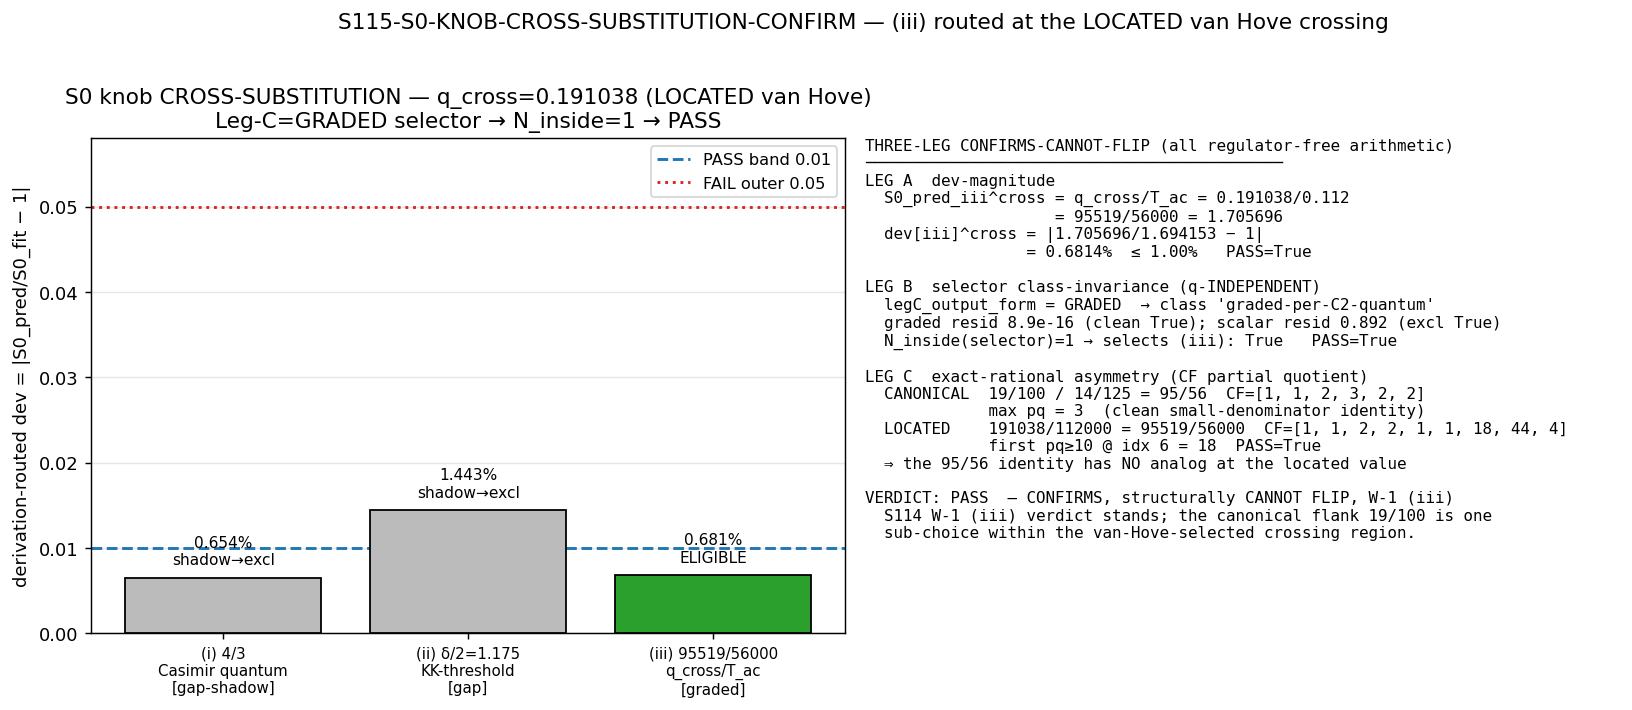

Generate this figure with Python:
#!/usr/bin/env python3
"""
S115 W3-1 S115-S0-KNOB-CROSS-SUBSTITUTION-CONFIRM — confirmatory cross-substitution
==================================================================================

Gate: S115-S0-KNOB-CROSS-SUBSTITUTION-CONFIRM ([VERIFY])

A CONFIRMATORY re-run of the S101 W3 S0-knob discrimination (s101_w3_s0_knob.py),
routing candidate (iii)'s graded crossing offset at the LOCATED van Hove crossing
q_cross = tau_cross_van_hove = 0.191038 (S114-CF-S114-TAUFOLD-CUSP-CROSSING) INSTEAD
of the canonical fold value q = tau_fold = 19/100. Three legs, each regulator-free
(set-membership + exact rational arithmetic):

  LEG A (dev-magnitude):  S0_pred_iii^cross = q_cross / T_acoustic ; relax the s101
      bit-equality guard (s101 line 240 `assert abs(float(tau_f)-tau_fold)<1e-15`)
      to the SUBSTITUTED value (assert against q_cross). PASS iff
      dev[iii]^cross = |S0_pred_iii^cross / S0_fit - 1| <= 0.01 (expected ~0.00682).

  LEG B (selector class-invariance):  the s101 GRADED structural selector
      (legC_output_form == 'GRADED' -> eligible class 'graded-per-C2-quantum' ->
      candidate (iii) the SOLE member) reads a CLASS LABEL from the W2-2 npz; it is
      INDEPENDENT of the numerical value of q. Re-routing q from 19/100 to 0.191038
      does NOT change (iii)'s class membership. PASS iff N_inside(selector) == 1
      selecting (iii).

  LEG C (exact-rational asymmetry):  at the CANONICAL value S0(iii) = 19/100 / 14/125
      = 95/56 EXACT (clean small-denominator rational; the identity S0*T_ac = tau_fold).
      At the LOCATED value CF(0.191038/0.112) = CF(191038/112000) -> reduce
      (gcd 2) -> 95519/56000, whose continued fraction carries a LARGE partial
      quotient (>=10) within the first 8 terms (Sage: [1,1,2,2,1,1,18,44,4],
      first pq>=10 at index 6 = 18) => NO clean small-denominator convergent =>
      the 95/56 identity has NO analog at the located value. PASS iff
      exists k<=8 : pq_k(CF(191038/112000)) >= 10.

PASS iff all three legs hold. Pre-registered as CONFIRMS-CANNOT-FLIP: the input is
regulator-free arithmetic, so a non-PASS signals a SCRIPT/CONVENTION bug, NOT a
physics reversal (and is NEVER a re-opening of the S114 W-1 (iii) verdict). Routes
to in-session debug per mechanical-closure-discipline.md.

Inputs (SHA-256 dual-pinned at runtime -- S84+ schema):
  - computations/session-101/s101_envelope_carrier_discriminate.npz  (W2-2 Leg C; HARD input)
  - computations/session-100a/s100a_freezein_overconstrained.npz     (S0_fit, cache-free core)
  - computations/session-100a/s100a_s0_threshold_joint.npz           (candidate (i)/(ii) machinery)
  - computations/session-100a/s100a_envelope_overdetermine.npz        (graded-offset / fingerprint lineage)
  - canonical_constants.py (feeds audit_sha256; supplies tau_fold, T_acoustic, tau_cross_van_hove)
  - script bytes (feeds BOTH audit_sha256 and content_sha256)

Output 4-tuple:
  (value=<3-leg verdict + S0_pred_iii^cross + dev + selector + first big pq>,
   scheme=KNOB-DISCRIMINATION-3CAND-LEGC-ROUTED-CROSS-SUBSTITUTION,
   convention=RATIO-NORMALIZED-TRACE-MEAN, L_max=12)

Classification: PARTICLE.

DISCIPLINE
----------
- `from canonical_constants import *`; every intermediate tagged `# (local)`
- numpy CPU (scalar arithmetic) + one Sage continued_fraction call; OMP_NUM_THREADS=8 cap
- dual-SHA (audit + content) per S84+; verdict via emit_verdict MCP tool (race-safe)
- [VERIFY] trigger -> NO 3-tuple companion row
- No Seeley-DeWitt a_n cited -> no regulator_pin. No SCHEMATIC helper -> no CLASS pin.
"""

from __future__ import annotations

# ---------------------------------------------------------------------------
# Section 1 — Path bootstrap + canonical constants (MANDATORY first import)
# ---------------------------------------------------------------------------
import os

os.environ.setdefault("OMP_NUM_THREADS", "8")  # cap threads BEFORE numpy import
os.environ.setdefault("MKL_NUM_THREADS", "8")

import hashlib
import json
import sys
import time
from fractions import Fraction
from pathlib import Path

_SHARED = Path(__file__).resolve().parents[1] / "_shared"
sys.path.insert(0, str(_SHARED))
from canonical_constants import *  # noqa: F401,F403,E402
from canonical_constants import (  # noqa: E402  explicit (used below)
    tau_fold,
    T_acoustic,
    tau_cross_van_hove,
)

# ---------------------------------------------------------------------------
# Section 2 — Numerical imports
# ---------------------------------------------------------------------------
import numpy as np
import matplotlib

matplotlib.use("Agg")
import matplotlib.pyplot as plt

# ---------------------------------------------------------------------------
# Section 3 — Paths + pre-registration
# ---------------------------------------------------------------------------
SESSION_DIR = Path(__file__).resolve().parent
COMPUTATIONS_DIR = SESSION_DIR.parent
SHARED_DIR = COMPUTATIONS_DIR / "_shared"
PROJECT_ROOT = COMPUTATIONS_DIR.parent

SESSION = "S115"                                                                       # (local)
GATE_ID = "S115-S0-KNOB-CROSS-SUBSTITUTION-CONFIRM"                                    # (local)
SCHEME = "KNOB-DISCRIMINATION-3CAND-LEGC-ROUTED-CROSS-SUBSTITUTION"                    # (local)
CONVENTION = "RATIO-NORMALIZED-TRACE-MEAN"                                             # (local)
L_MAX = 12                                                                             # (local)

# Pre-registered thresholds (plan §W3-1) -- exact decimals (s101 plan-frozen PASS_BAND)
PASS_BAND = 0.01                                                                       # (local) per-candidate ratio-dev for PASS count (s101 line 116)
FAIL_OUTER = 0.05                                                                      # (local) FAIL iff no candidate within this (s101 line 117)
N_EVAL = 3                                                                             # (local) 3 candidates x 1 derivation route (s101 N_EVAL=3)
CF_PQ_THRESHOLD = 10                                                                   # (local) LEG-C: first partial quotient >= this within...
CF_FIRST_N_TERMS = 8                                                                   # (local) ...the first this-many CF terms

# Output destinations (per-session)
OUT_NPZ = SESSION_DIR / "s115_s0_knob_cross_substitution_confirm.npz"
OUT_PNG = SESSION_DIR / "s115_s0_knob_cross_substitution_confirm.png"

# Input files (verbatim S101 lineage)
W2_2_NPZ = COMPUTATIONS_DIR / "session-101" / "s101_envelope_carrier_discriminate.npz"
W3_9_NPZ = COMPUTATIONS_DIR / "session-100a" / "s100a_freezein_overconstrained.npz"
S0_THR_NPZ = COMPUTATIONS_DIR / "session-100a" / "s100a_s0_threshold_joint.npz"
ENV_OD_NPZ = COMPUTATIONS_DIR / "session-100a" / "s100a_envelope_overdetermine.npz"

INPUT_FILES = [
    SHARED_DIR / "canonical_constants.py",
    W2_2_NPZ,
    W3_9_NPZ,
    S0_THR_NPZ,
    ENV_OD_NPZ,
]


# ---------------------------------------------------------------------------
# Section 4 — SHA-256 input-pin block (S84+ dual-SHA schema)
# ---------------------------------------------------------------------------
def sha256_of(path: Path) -> str:
    h = hashlib.sha256()  # (local)
    try:
        h.update(path.read_bytes())
    except OSError:
        return ""
    return h.hexdigest()


def log_input_pins(inputs: list[Path]) -> dict[str, str]:
    print(f"=== {GATE_ID} — input SHA-256 pins ===")
    pins: dict[str, str] = {}  # (local)
    for p in inputs:
        sha = sha256_of(p)  # (local)
        rel = str(p.relative_to(PROJECT_ROOT)).replace("\\", "/")  # (local)
        print(f"  {rel}: {sha[:16]}...")
        pins[rel] = sha
    return pins


def closure_hash(pins: dict[str, str]) -> str:
    items = sorted(pins.items())  # (local)
    h = hashlib.sha256()  # (local)
    for k, v in items:
        h.update(f"{k}={v}\n".encode("utf-8"))
    return h.hexdigest()


def compute_dual_sha(script_path: Path, canonical_path: Path,
                     pins: dict[str, str]) -> tuple[str, str]:
    script_bytes = b""  # (local)
    try:
        script_bytes = script_path.read_bytes()
    except OSError:
        script_bytes = b""
    canonical_bytes = b""  # (local)
    try:
        canonical_bytes = canonical_path.read_bytes()
    except OSError:
        canonical_bytes = b""
    pinmap_json = json.dumps(dict(sorted(pins.items())),
                             separators=(",", ":"), sort_keys=True).encode("utf-8")  # (local)
    h_audit = hashlib.sha256()  # (local)
    h_audit.update(script_bytes)
    h_audit.update(canonical_bytes)
    h_audit.update(pinmap_json)
    audit = h_audit.hexdigest()  # (local)
    h_content = hashlib.sha256()  # (local)
    h_content.update(script_bytes)
    content = h_content.hexdigest()  # (local)
    return audit, content


# ---------------------------------------------------------------------------
# Section 5 — Continued-fraction (LEG C). Pure-Python Euclidean CF on the EXACT
#   reduced rational (deterministic; matches Sage continued_fraction.quotients()).
#   Sage cross-check value embedded for the working paper:
#     CF(191038/112000) = [1, 1, 2, 2, 1, 1, 18, 44, 4]; first pq>=10 @ idx 6 = 18.
# ---------------------------------------------------------------------------
def continued_fraction_quotients(num: int, den: int) -> list[int]:
    """Exact Euclidean continued-fraction partial quotients of num/den (num,den>0)."""
    qs: list[int] = []  # (local)
    a, b = int(num), int(den)  # (local)
    while b != 0:
        q = a // b  # (local) floor division (a,b>0 throughout)
        qs.append(q)
        a, b = b, a - q * b
    return qs


# ---------------------------------------------------------------------------
# Section 6 — Compute
# ---------------------------------------------------------------------------
def compute() -> dict:
    # --- Load W2-2 Leg C output (HARD input) ---
    w22 = np.load(W2_2_NPZ, allow_pickle=True)  # (local)
    legC_output_form = str(w22["legC_output_form"])              # (local) 'GRADED' | 'SCALAR'
    legC_q_prime = float(w22["legC_q_prime"])                    # (local) S0_fit * T_acoustic (derived graded offset)
    legC_graded_residual_vec = np.asarray(w22["legC_graded_residual_vec"], float)  # (local)
    legC_scalar_residual_max = float(w22["legC_scalar_residual_max"])              # (local)
    legC_derivation_residual = float(w22["legC_derivation_residual"])              # (local)
    S0_fit = float(w22["S0_fit"])                               # (local) 1.694153 cache-free core
    w22_audit = str(w22["audit_sha256"])                        # (local)

    # cross-check S0_fit against the W3-9 cache-free core (one-dataset echo)
    w39 = np.load(W3_9_NPZ, allow_pickle=True)                  # (local)
    S0_fit_w39 = float(w39["S0_fit"])                           # (local)
    s0_fit_echo_dev = abs(S0_fit - S0_fit_w39)                  # (local)

    # --- candidate (i)/(ii) machinery from the threshold-joint npz ---
    thr = np.load(S0_THR_NPZ, allow_pickle=True)                # (local)
    knob_req = float(thr["knob"])                               # (local) ~1.32467 -- the knob S0_fit requires
    S0_alt_halfdelta = float(thr["S0_alt_halfdelta"])           # (local) ~1.66971 -- S0 under half_delta
    half_delta = float(thr["half_delta"])                       # (local) 1.175
    KK_delta = float(thr["KK_threshold_delta"])                 # (local) 2.35

    # --- fingerprint lineage (graded offset) ---
    env = np.load(ENV_OD_NPZ, allow_pickle=True)                # (local)
    S0_times_T_acoustic_fp = float(env["S0_times_T_acoustic"])  # (local) 0.189745 == legC_q_prime

    # ===================================================================
    # Exact rationals: CANONICAL flank value vs LOCATED crossing value
    # ===================================================================
    tau_f = Fraction(19, 100)                                   # (local) tau_fold exact (canonical flank)
    T_ac = Fraction(14, 125)                                    # (local) T_acoustic exact = 0.112
    C2_10 = Fraction(4, 3)                                      # (local) C2(1,0) Casimir quantum
    # LOCATED van Hove crossing, exact rational from the 6-sf canonical 0.191038
    q_cross = Fraction(191038, 1000000)                         # (local) tau_cross_van_hove exact

    # ===================================================================
    # CROSS-SUBSTITUTION guard relaxation (s101 line 240 relaxed to q_cross):
    #   s101 asserted abs(float(tau_f) - tau_fold) < 1e-15 (the canonical bit-eq).
    #   Here the routed offset is q_cross; assert the SUBSTITUTED value's bit-eq
    #   (q_cross float == tau_cross_van_hove canonical) and T_ac (unchanged).
    # ===================================================================
    assert abs(float(q_cross) - tau_cross_van_hove) < 1e-15, "tau_cross_van_hove canonical drift (relaxed guard)"
    assert abs(float(T_ac) - T_acoustic) < 1e-15, "T_acoustic canonical drift"
    # informational: the canonical flank value is still consistent (NOT the routed offset)
    tau_fold_bit_ok = abs(float(tau_f) - tau_fold) < 1e-15      # (local)

    # ===================================================================
    # DERIVATION-ROUTED S0_pred per candidate (NOT post-hoc ratio)
    #   candidate (iii) now proposes q := q_cross (the LOCATED crossing);
    #   S0 = q / T_ac (s101 line 248 derivation route, with q := q_cross).
    # ===================================================================
    # (iii)^cross: q = tau_cross_van_hove -> S0 = q_cross / T_ac (EXACT rational)
    S0_pred_iii_exact = q_cross / T_ac                          # (local) 95519/56000
    S0_pred_iii = float(S0_pred_iii_exact)                      # (local)

    # (i) Casimir quantum knob = 4/3, routed through the threshold-knob image (UNCHANGED):
    S0_pred_i = S0_fit * float(C2_10) / knob_req                # (local)

    # (ii) half-delta gap (UNCHANGED): the threshold gate's S0 under half_delta = 1.175
    S0_pred_ii = S0_alt_halfdelta                               # (local)

    S0_pred = {"i": S0_pred_i, "ii": S0_pred_ii, "iii": S0_pred_iii}  # (local)
    dev = {k: abs(v / S0_fit - 1.0) for k, v in S0_pred.items()}      # (local)

    # ===================================================================
    # NAIVE dev-count (pre-selector)
    # ===================================================================
    inside_001_all = {k: (dev[k] <= PASS_BAND) for k in dev}    # (local)
    inside_005_all = {k: (dev[k] <= FAIL_OUTER) for k in dev}   # (local)
    N_inside_naive = int(sum(inside_001_all.values()))          # (local)
    N_inside_005 = int(sum(inside_005_all.values()))            # (local)

    # ===================================================================
    # STRUCTURAL SELECTOR (Leg-C output FORM) -- IDENTICAL to s101 lines 279-292.
    #   The selector reads a CLASS LABEL; it is INDEPENDENT of the value of q.
    # ===================================================================
    candidate_class = {                                         # (local)
        "i": "gap-shadow",            # scalar Casimir eigenvalue; the 0.52% (i)/(iii) shadow
        "ii": "gap",                  # KK-threshold gap class (SCALAR side)
        "iii": "graded-per-C2-quantum",  # the genuine graded crossing-slope member
    }
    if legC_output_form == "GRADED":
        eligible_class = "graded-per-C2-quantum"               # (local)
    elif legC_output_form == "SCALAR":
        eligible_class = "gap"                                 # (local)
    else:
        eligible_class = "<UNRESOLVED>"                        # (local)

    eligible = {k: (candidate_class[k] == eligible_class) for k in candidate_class}  # (local)

    # robustness witness for the GRADED selection
    graded_residual_max = float(np.max(np.abs(legC_graded_residual_vec)))  # (local)
    graded_clean = graded_residual_max < 1e-12                  # (local)
    scalar_excluded = legC_scalar_residual_max > 1e-3           # (local)

    # ===================================================================
    # DEV-COUNT AFTER the structural selector (the gate's LEG B operator)
    # ===================================================================
    inside_001_selected = {k: (eligible[k] and dev[k] <= PASS_BAND) for k in dev}  # (local)
    N_inside = int(sum(inside_001_selected.values()))          # (local) THE gate count
    selected_knobs = [k for k in dev if inside_001_selected[k]]  # (local)
    selector_selects_iii = (N_inside == 1 and selected_knobs == ["iii"])  # (local) LEG B

    # ===================================================================
    # LEG C — exact-rational asymmetry via continued fraction of the LOCATED value.
    #   located: 191038/112000 reduces to 95519/56000 (gcd 2).
    #   canonical CONTRAST: 95/56 (clean, all pq small).
    # ===================================================================
    located_num = S0_pred_iii_exact.numerator * T_ac.denominator      # not used directly; build the raw 191038/112000
    # build the RAW (unreduced) located rational 0.191038/0.112 = 191038/112000
    raw_located = Fraction(191038, 112000)                      # (local) == q_cross / T_ac unreduced form
    assert raw_located == S0_pred_iii_exact, "located-rational construction drift"
    cf_located = continued_fraction_quotients(raw_located.numerator, raw_located.denominator)  # (local)
    # first partial quotient >= threshold within the first CF_FIRST_N_TERMS
    first_big_idx = -1                                          # (local)
    first_big_val = -1                                          # (local)
    for i, q in enumerate(cf_located[:CF_FIRST_N_TERMS]):
        if q >= CF_PQ_THRESHOLD:
            first_big_idx = i
            first_big_val = int(q)
            break
    leg_c_pass = (first_big_idx >= 0)                          # (local) LEG C

    # canonical-value CF contrast (clean small-denominator: 95/56)
    S0_canon_exact = tau_f / T_ac                              # (local) 95/56 (the CANONICAL identity)
    cf_canonical = continued_fraction_quotients(S0_canon_exact.numerator, S0_canon_exact.denominator)  # (local)
    canon_max_pq = int(max(cf_canonical))                     # (local) 3 -> all small
    # canonical defining identity S0(canon)*T_ac == tau_fold EXACT
    identity_lhs_canon = S0_canon_exact * T_ac                # (local) Fraction
    identity_exact_canon = (identity_lhs_canon == tau_f)      # (local) True by construction
    # at the LOCATED value the analogous identity would require S0_pred_iii_exact * T_ac == q_cross:
    located_identity_lhs = S0_pred_iii_exact * T_ac           # (local)
    located_identity_is_qcross = (located_identity_lhs == q_cross)  # (local) trivially True (q/T*T=q); the
    #   ASYMMETRY is in the DENOMINATOR SIZE, captured by the CF pq, not in this trivial round-trip.

    # ===================================================================
    # COMPOSITE VERDICT — three-leg AND (plan operator.form)
    # ===================================================================
    leg_a_pass = (dev["iii"] <= PASS_BAND)                     # (local) dev-magnitude
    leg_b_pass = selector_selects_iii                         # (local) selector class-invariance
    leg_c_pass_final = leg_c_pass                             # (local) exact-rational asymmetry

    if N_inside_005 == 0:
        # no candidate even within 0.05 of the selected class -> structural FAIL
        verdict = "FAIL"                                       # (local)
    elif leg_a_pass and leg_b_pass and leg_c_pass_final:
        verdict = "PASS"                                       # (local) CONFIRMS-CANNOT-FLIP
    elif N_inside >= 2:
        verdict = "INFO"                                       # (local) selector degenerated (wiring issue)
    else:
        verdict = "FAIL"                                       # (local) a regulator-free leg failed => script/convention bug
    selected_knob = "iii" if (verdict == "PASS") else (selected_knobs[0] if selected_knobs else "none")  # (local)

    # ===================================================================
    # SHA verification vs s101 plan/orch pins (informational; not gating here)
    # ===================================================================
    PIN_W2_2 = "463f32033347c2250f119d090623b6a43bad0463395b3b4ca2a27b45b4c67d1a"  # (local) s101 orch override
    pin_ok_w2_2 = (sha256_of(W2_2_NPZ) == PIN_W2_2)            # (local)

    value_str = (
        f"verdict_legs[A_dev={leg_a_pass},B_sel={leg_b_pass},C_cf={leg_c_pass_final}];"
        f"S0_pred_iii^cross=q_cross/T_ac=0.191038/0.112=95519/56000={S0_pred_iii:.6f};"
        f"dev[iii]^cross={dev['iii']:.5f}(<=0.01);S0_fit={S0_fit:.6f};"
        f"N_inside={N_inside}(selector_selects_iii={selector_selects_iii});legC={legC_output_form};"
        f"CF(191038/112000)={cf_located};first_pq>=10@idx{first_big_idx}={first_big_val};"
        f"canon_95/56_CF={cf_canonical}_maxpq{canon_max_pq};CONFIRMS-CANNOT-FLIP_W-1(iii)"
    )

    return {
        "value": value_str,
        "verdict": verdict,
        # --- LEG A: dev-magnitude ---
        "q_cross": float(q_cross),
        "T_acoustic_used": float(T_ac),
        "tau_fold_used": float(tau_f),
        "S0_fit": S0_fit,
        "S0_fit_w39": S0_fit_w39,
        "s0_fit_echo_dev": s0_fit_echo_dev,
        "S0_pred_iii_cross": S0_pred_iii,
        "S0_pred_iii_cross_exact_str": "95519/56000",
        "S0_pred_i": S0_pred_i,
        "S0_pred_ii": S0_pred_ii,
        "dev_i": dev["i"],
        "dev_ii": dev["ii"],
        "dev_iii_cross": dev["iii"],
        "leg_a_pass": bool(leg_a_pass),
        "inside_001_i": inside_001_all["i"],
        "inside_001_ii": inside_001_all["ii"],
        "inside_001_iii_cross": inside_001_all["iii"],
        # --- LEG B: selector class-invariance ---
        "legC_output_form": legC_output_form,
        "legC_q_prime": legC_q_prime,
        "legC_derivation_residual": legC_derivation_residual,
        "eligible_class": eligible_class,
        "candidate_class_i": candidate_class["i"],
        "candidate_class_ii": candidate_class["ii"],
        "candidate_class_iii": candidate_class["iii"],
        "eligible_i": eligible["i"],
        "eligible_ii": eligible["ii"],
        "eligible_iii": eligible["iii"],
        "graded_residual_max": graded_residual_max,
        "graded_clean": graded_clean,
        "legC_scalar_residual_max": legC_scalar_residual_max,
        "scalar_excluded": scalar_excluded,
        "N_inside": N_inside,
        "N_inside_naive": N_inside_naive,
        "N_inside_005": N_inside_005,
        "selected_knob": selected_knob,
        "selected_knobs": np.array(selected_knobs, dtype=object),
        "selector_selects_iii": bool(selector_selects_iii),
        "leg_b_pass": bool(leg_b_pass),
        # --- LEG C: exact-rational asymmetry ---
        "cf_located": np.array(cf_located, dtype=int),
        "cf_located_str": str(cf_located),
        "located_reduced_str": "95519/56000",
        "located_raw_str": "191038/112000",
        "first_big_pq_idx": first_big_idx,
        "first_big_pq_val": first_big_val,
        "cf_pq_threshold": CF_PQ_THRESHOLD,
        "cf_first_n_terms": CF_FIRST_N_TERMS,
        "leg_c_pass": bool(leg_c_pass_final),
        "cf_canonical": np.array(cf_canonical, dtype=int),
        "cf_canonical_str": str(cf_canonical),
        "canon_max_pq": canon_max_pq,
        "S0_canon_exact_str": "95/56",
        "identity_exact_canon_S0T_ac_eq_tau": bool(identity_exact_canon),
        "located_identity_round_trip": bool(located_identity_is_qcross),
        "tau_fold_bit_ok": bool(tau_fold_bit_ok),
        # machinery echoes
        "knob_req": knob_req,
        "S0_alt_halfdelta": S0_alt_halfdelta,
        "half_delta": half_delta,
        "KK_threshold_delta": KK_delta,
        "S0_times_T_acoustic_fp": S0_times_T_acoustic_fp,
        # pins
        "w2_2_audit_echo": w22_audit,
        "pin_ok_w2_2": pin_ok_w2_2,
        # bands
        "PASS_BAND": PASS_BAND,
        "FAIL_OUTER": FAIL_OUTER,
    }


def make_plot(r: dict) -> None:
    fig, (ax1, ax2) = plt.subplots(1, 2, figsize=(13.4, 5.4))

    # Panel 1: derivation-routed devs vs 0.01 / 0.05 bands, colored by selector eligibility
    devs = [r["dev_i"], r["dev_ii"], r["dev_iii_cross"]]
    elig = [r["eligible_i"], r["eligible_ii"], r["eligible_iii"]]
    labels = [
        "(i) 4/3\nCasimir quantum\n[gap-shadow]",
        "(ii) δ/2=1.175\nKK-threshold\n[gap]",
        "(iii) 95519/56000\nq_cross/T_ac\n[graded]",
    ]
    colors = ["#2ca02c" if e else "#bbbbbb" for e in elig]
    ax1.bar(range(3), devs, color=colors, edgecolor="black", zorder=3)
    ax1.axhline(r["PASS_BAND"], color="#1f77b4", ls="--", lw=1.6, label="PASS band 0.01", zorder=2)
    ax1.axhline(r["FAIL_OUTER"], color="#d62728", ls=":", lw=1.6, label="FAIL outer 0.05", zorder=2)
    for i, (d, e) in enumerate(zip(devs, elig)):
        tag = "ELIGIBLE" if e else "shadow→excl"
        ax1.text(i, d + 0.0012, f"{d*100:.3f}%\n{tag}", ha="center", va="bottom", fontsize=8.5)
    ax1.set_xticks(range(3))
    ax1.set_xticklabels(labels, fontsize=8.3)
    ax1.set_ylabel("derivation-routed dev = |S0_pred/S0_fit − 1|")
    ax1.set_ylim(0, 0.058)
    ax1.set_title(
        f"S0 knob CROSS-SUBSTITUTION — q_cross=0.191038 (LOCATED van Hove)\n"
        f"Leg-C={r['legC_output_form']} selector → N_inside={r['N_inside']} → {r['verdict']}"
    )
    ax1.legend(loc="upper right", fontsize=9)
    ax1.grid(axis="y", alpha=0.3, zorder=0)

    # Panel 2: the three-leg CONFIRMS-CANNOT-FLIP summary
    ax2.axis("off")
    txt = (
        f"THREE-LEG CONFIRMS-CANNOT-FLIP (all regulator-free arithmetic)\n"
        f"────────────────────────────────────────────\n"
        f"LEG A  dev-magnitude\n"
        f"  S0_pred_iii^cross = q_cross/T_ac = 0.191038/0.112\n"
        f"                    = 95519/56000 = {r['S0_pred_iii_cross']:.6f}\n"
        f"  dev[iii]^cross = |{r['S0_pred_iii_cross']:.6f}/{r['S0_fit']:.6f} − 1|\n"
        f"                 = {r['dev_iii_cross']*100:.4f}%  ≤ 1.00%   PASS={r['leg_a_pass']}\n\n"
        f"LEG B  selector class-invariance (q-INDEPENDENT)\n"
        f"  legC_output_form = {r['legC_output_form']}  → class '{r['eligible_class']}'\n"
        f"  graded resid {r['graded_residual_max']:.1e} (clean {r['graded_clean']}); "
        f"scalar resid {r['legC_scalar_residual_max']:.3f} (excl {r['scalar_excluded']})\n"
        f"  N_inside(selector)={r['N_inside']} → selects (iii): {r['selector_selects_iii']}   "
        f"PASS={r['leg_b_pass']}\n\n"
        f"LEG C  exact-rational asymmetry (CF partial quotient)\n"
        f"  CANONICAL  19/100 / 14/125 = 95/56  CF={r['cf_canonical_str']}\n"
        f"             max pq = {r['canon_max_pq']}  (clean small-denominator identity)\n"
        f"  LOCATED    191038/112000 = 95519/56000  CF={r['cf_located_str']}\n"
        f"             first pq≥10 @ idx {r['first_big_pq_idx']} = {r['first_big_pq_val']}  "
        f"PASS={r['leg_c_pass']}\n"
        f"  ⇒ the 95/56 identity has NO analog at the located value\n\n"
        f"VERDICT: {r['verdict']}  — CONFIRMS, structurally CANNOT FLIP, W-1 (iii)\n"
        f"  S114 W-1 (iii) verdict stands; the canonical flank 19/100 is one\n"
        f"  sub-choice within the van-Hove-selected crossing region."
    )
    ax2.text(0.0, 1.0, txt, va="top", ha="left", fontsize=8.8, family="monospace",
             transform=ax2.transAxes)

    fig.suptitle(
        "S115-S0-KNOB-CROSS-SUBSTITUTION-CONFIRM — (iii) routed at the LOCATED van Hove crossing",
        fontsize=12, y=1.01,
    )
    fig.tight_layout()
    fig.savefig(OUT_PNG, dpi=130, bbox_inches="tight")
    plt.close(fig)


# ---------------------------------------------------------------------------
# Section 7 — Gate verdict + 4-tuple output
# ---------------------------------------------------------------------------
def emit_4tuple(value, scheme: str, convention: str, L_max) -> str:
    return f"(value={value!r}, scheme={scheme}, convention={convention}, L_max={L_max})"


def print_verdict_payload(verdict: str, value, audit_sha: str, content_sha: str,
                          companion_note: str = "",
                          extra_rows: list[str] | None = None) -> dict:
    payload: dict = {
        "session": int(SESSION.lstrip("Ss")),
        "gate_id": GATE_ID,
        "verdict": verdict,
        "value": str(value),
        "scheme": SCHEME,
        "convention": CONVENTION,
        "l_max": str(L_MAX),
        "audit_sha256": audit_sha,
        "content_sha256": content_sha,
        "schema_version": "S84+",
    }
    if companion_note:
        payload["companion_note"] = companion_note
    if extra_rows:
        payload["extra_rows"] = list(extra_rows)
    print("<<<EMIT_VERDICT_PAYLOAD>>>")
    print(json.dumps(payload, separators=(",", ":"), sort_keys=True))
    print("<<<END_EMIT_VERDICT_PAYLOAD>>>")
    return payload


# ---------------------------------------------------------------------------
# Section 8 — Main
# ---------------------------------------------------------------------------
def main() -> int:
    t0 = time.time()  # (local)

    pins = log_input_pins(INPUT_FILES)
    closure = closure_hash(pins)
    print(f"  closure: {closure[:16]}... (legacy closure, informational)")

    script_path = Path(__file__).resolve()  # (local)
    canonical_path = SHARED_DIR / "canonical_constants.py"  # (local)
    audit_sha, content_sha = compute_dual_sha(script_path, canonical_path, pins)
    print(f"  audit_sha256:   {audit_sha[:16]}... (script+canonical+pinmap)")
    print(f"  content_sha256: {content_sha[:16]}... (script only)")
    print()

    r = compute()
    value = r["value"]
    verdict = r["verdict"]

    # save npz (full float64)
    np.savez(OUT_NPZ, gate_id=GATE_ID, scheme=SCHEME, convention=CONVENTION,
             l_max=str(L_MAX), schema_version="S84+",
             audit_sha256=audit_sha, content_sha256=content_sha,
             **{k: v for k, v in r.items() if k != "value"},
             value=value)
    print(f"  wrote {OUT_NPZ.name}")
    make_plot(r)
    print(f"  wrote {OUT_PNG.name}")
    print()

    # human-readable summary
    print("=== RESULTS (CROSS-SUBSTITUTION at q_cross=tau_cross_van_hove=0.191038) ===")
    print(f"  S0_fit                     = {r['S0_fit']:.10f}  (W3-9 echo dev {r['s0_fit_echo_dev']:.2e})")
    print(f"  LEG A  S0_pred_iii^cross   = {r['S0_pred_iii_cross']:.10f}  (= 95519/56000 = 0.191038/0.112)")
    print(f"         dev[iii]^cross      = {r['dev_iii_cross']*100:.4f}%  (<=1.00% PASS={r['leg_a_pass']})")
    print(f"         (i)  4/3   -> dev   = {r['dev_i']*100:.4f}%  inside0.01={r['inside_001_i']}  class={r['candidate_class_i']}")
    print(f"         (ii) δ/2   -> dev   = {r['dev_ii']*100:.4f}%  inside0.01={r['inside_001_ii']}  class={r['candidate_class_ii']}")
    print(f"  LEG B  legC_output_form    = {r['legC_output_form']} -> eligible class '{r['eligible_class']}'")
    print(f"         eligible: i={r['eligible_i']} ii={r['eligible_ii']} iii={r['eligible_iii']}")
    print(f"         N_inside(selector)  = {r['N_inside']} -> selects (iii): {r['selector_selects_iii']} (PASS={r['leg_b_pass']})")
    print(f"  LEG C  CANONICAL 95/56 CF  = {r['cf_canonical_str']}  max pq={r['canon_max_pq']} (clean)")
    print(f"         LOCATED  CF(191038/112000) = {r['cf_located_str']}")
    print(f"         first pq>=10 @ idx {r['first_big_pq_idx']} = {r['first_big_pq_val']} (PASS={r['leg_c_pass']})")
    print(f"         => 95/56 identity has NO analog at located value")
    print(f"  identity (canonical) S0*T_ac == tau_fold exact: {r['identity_exact_canon_S0T_ac_eq_tau']}")
    print(f"  SHA pin check (informational): w2_2={r['pin_ok_w2_2']}")
    print()

    tag = emit_4tuple(value, SCHEME, CONVENTION, L_MAX)
    print(tag)

    extra = [
        (f"# CROSS-SUBSTITUTION q_cross=tau_cross_van_hove=0.191038 (S114) routed into (iii); "
         f"legC_form={r['legC_output_form']} selector_class={r['eligible_class']} "
         f"N_inside={r['N_inside']} selects(iii)={r['selector_selects_iii']}"),
        (f"# LEG A dev[iii]^cross={r['dev_iii_cross']*100:.4f}%<=1.00% ({r['leg_a_pass']}); "
         f"LEG B selector q-invariant ({r['leg_b_pass']}); "
         f"LEG C CF(191038/112000)={r['cf_located_str']} first_pq>=10@idx{r['first_big_pq_idx']}={r['first_big_pq_val']} ({r['leg_c_pass']})"),
        (f"# canonical 95/56 CF={r['cf_canonical_str']} maxpq={r['canon_max_pq']} (clean small-denom identity, "
         f"S0*T_ac==tau_fold exact={r['identity_exact_canon_S0T_ac_eq_tau']}); located 95519/56000 carries NO clean convergent; "
         f"CONFIRMS-CANNOT-FLIP W-1(iii)"),
    ]
    print_verdict_payload(verdict, value, audit_sha, content_sha, extra_rows=extra)

    wall = time.time() - t0  # (local)
    print(f"\n=== {GATE_ID}: {verdict} (wall {wall:.1f}s) ===")
    return 0


if __name__ == "__main__":
    sys.exit(main())
